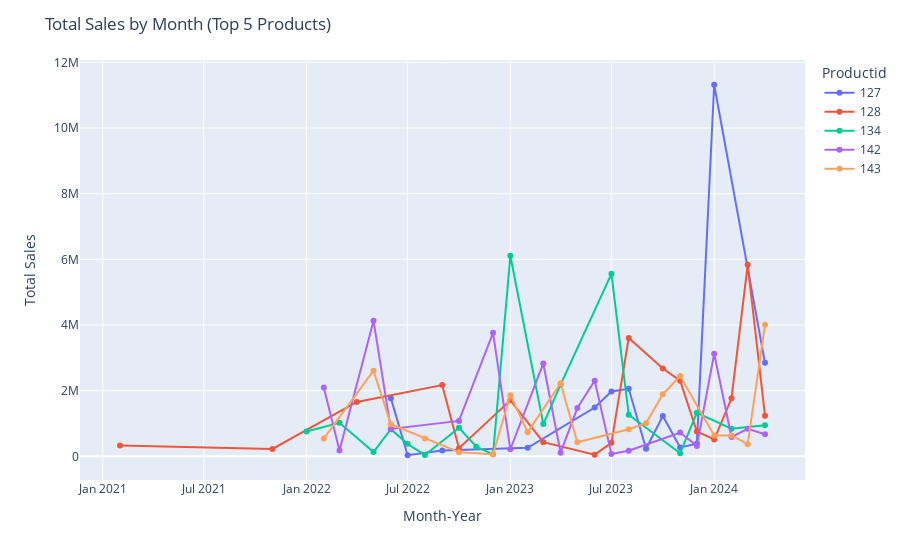

Notebook code for this chart:
### Markdown cell above
### Top 5 products sold through time

### Code cell
# Calculate total units sold by each Productid across all months
total_sales = sales_aggregated.groupby('Productid')['TotalSales'].sum()

# Get top 5 Productid by total units sold
top_5_products = total_sales.nlargest(5).index

# Filter to only include data for the top 5 products
df_top_5 = sales_aggregated[sales_aggregated['Productid'].isin(top_5_products)]

fig = px.line(
    df_top_5,
    x="YearMonth",
    y="TotalSales",
    color="Productid",
    markers=True,
    hover_data=product_data
)

# Customize layout
fig.update_layout(
    title="Total Sales by Month (Top 5 Products)",
    xaxis_title="Month-Year",
    yaxis_title="Total Sales",
    hovermode="closest"
)

fig.show()

### Figure 1 — Plotly figure (JSON) as saved in the notebook; plotly's stock layout.template omitted (floating-point values rounded to 4 significant figures; data arrays with more than 128 entries replaced by an {"elided": "..."} marker saying what was removed)
{"data": [{"customdata": [[21, 15.31, 127, "Lehanga", "Bridal", "Net", "Zariwork"], [2, 0.2385, 127, "Lehanga", "Bridal", "Net", "Zariwork"], [11, 1.976, 127, "Lehanga", "Bridal", "Net", "Zariwork"], [2, 2.05, 127, "Lehanga", "Bridal", "Net", "Zariwork"], [13, 6.766, 127, "Lehanga", "Bridal", "Net", "Zariwork"], [33, 8.013, 127, "Lehanga", "Bridal", "Net", "Zariwork"], [57, 10.29, 127, "Lehanga", "Bridal", "Net", "Zariwork"], [2, 1.011, 127, "Lehanga", "Bridal", "Net", "Zariwork"], [76, 5.234, 127, "Lehanga", "Bridal", "Net", "Zariwork"], [4, 0.6475, 127, "Lehanga", "Bridal", "Net", "Zariwork"], [3, 0.8624, 127, "Lehanga", "Bridal", "Net", "Zariwork"], [76, 23.16, 127, "Lehanga", "Bridal", "Net", "Zariwork"], [27, 4.612, 127, "Lehanga", "Bridal", "Net", "Zariwork"]], "hovertemplate": "Productid=%{customdata[2]}<br>TotalSales=%{y}<br>TotalUnitsSold=%{customdata[0]}<br>SalesPercentage=%{customdata[1]}<br>ProductCategory=%{customdata[3]}<br>Occasion=%{customdata[4]}<br>Material=%{customdata[5]}<br>Karigari=%{customdata[6]}<extra></extra>", "legendgroup": "127", "line": {"color": "#636efa", "dash": "solid"}, "marker": {"symbol": "circle"}, "mode": "lines+markers", "name": "127", "orientation": "v", "showlegend": true, "type": "scatter", "x": ["2022-06", "2022-07", "2022-09", "2023-02", "2023-06", "2023-07", "2023-08", "2023-09", "2023-10", "2023-11", "2023-12", "2024-01", "2024-04"], "xaxis": "x", "y": [1771665, 32244, 177342, 259861, 1486758, 1973408, 2056332, 228732, 1225272, 269217, 382200, 11317664, 2848092], "yaxis": "y"}, {"customdata": [[6, 85.08, 128, "Lehanga", "Bridal", "Net", "Threadwork"], [2, 17.7, 128, "Lehanga", "Bridal", "Net", "Threadwork"], [30, 18.0, 128, "Lehanga", "Bridal", "Net", "Threadwork"], [12, 24.17, 128, "Lehanga", "Bridal", "Net", "Threadwork"], [5, 1.974, 128, "Lehanga", "Bridal", "Net", "Threadwork"], [17, 6.575, 128, "Lehanga", "Bridal", "Net", "Threadwork"], [3, 1.378, 128, "Lehanga", "Bridal", "Net", "Threadwork"], [2, 0.2254, 128, "Lehanga", "Bridal", "Net", "Threadwork"], [4, 1.669, 128, "Lehanga", "Bridal", "Net", "Threadwork"], [26, 18.04, 128, "Lehanga", "Bridal", "Net", "Threadwork"], [23, 11.42, 128, "Lehanga", "Bridal", "Net", "Threadwork"], [16, 5.535, 128, "Lehanga", "Bridal", "Net", "Threadwork"], [15, 1.706, 128, "Lehanga", "Bridal", "Net", "Threadwork"], [8, 1.047, 128, "Lehanga", "Bridal", "Net", "Threadwork"], [68, 3.718, 128, "Lehanga", "Bridal", "Net", "Threadwork"], [43, 11.45, 128, "Lehanga", "Bridal", "Net", "Threadwork"], [12, 2.005, 128, "Lehanga", "Bridal", "Net", "Threadwork"]], "hovertemplate": "Productid=%{customdata[2]}<br>TotalSales=%{y}<br>TotalUnitsSold=%{customdata[0]}<br>SalesPercentage=%{customdata[1]}<br>ProductCategory=%{customdata[3]}<br>Occasion=%{customdata[4]}<br>Material=%{customdata[5]}<br>Karigari=%{customdata[6]}<extra></extra>", "legendgroup": "128", "line": {"color": "#EF553B", "dash": "solid"}, "marker": {"symbol": "circle"}, "mode": "lines+markers", "name": "128", "orientation": "v", "showlegend": true, "type": "scatter", "x": ["2021-02", "2021-11", "2022-04", "2022-09", "2022-10", "2023-01", "2023-03", "2023-06", "2023-07", "2023-08", "2023-10", "2023-11", "2023-12", "2024-01", "2024-02", "2024-03", "2024-04"], "xaxis": "x", "y": [330840, 223574, 1654200, 2168544, 245320, 1704505, 430987, 49520, 410944, 3606848, 2673301, 2301419, 756219, 511522, 1764896, 5834448, 1238331], "yaxis": "y"}, {"customdata": [[4, 13.55, 134, "Lehanga", "Reception", "Net", "Threadwork"], [12, 13.22, 134, "Lehanga", "Reception", "Net", "Threadwork"], [4, 0.837, 134, "Lehanga", "Reception", "Net", "Threadwork"], [14, 7.127, 134, "Lehanga", "Reception", "Net", "Threadwork"], [2, 2.804, 134, "Lehanga", "Reception", "Net", "Threadwork"], [1, 0.5185, 134, "Lehanga", "Reception", "Net", "Threadwork"], [10, 6.991, 134, "Lehanga", "Reception", "Net", "Threadwork"], [9, 3.578, 134, "Lehanga", "Reception", "Net", "Threadwork"], [1, 0.2924, 134, "Lehanga", "Reception", "Net", "Threadwork"], [36, 23.56, 134, "Lehanga", "Reception", "Net", "Threadwork"], [6, 3.135, 134, "Lehanga", "Reception", "Net", "Threadwork"], [44, 6.92, 134, "Lehanga", "Reception", "Net", "Threadwork"], [55, 22.56, 134, "Lehanga", "Reception", "Net", "Threadwork"], [13, 6.336, 134, "Lehanga", "Reception", "Net", "Threadwork"], [1, 0.2284, 134, "Lehanga", "Reception", "Net", "Threadwork"], [32, 2.986, 134, "Lehanga", "Reception", "Net", "Threadwork"], [21, 1.775, 134, "Lehanga", "Reception", "Net", "Threadwork"], [5, 1.535, 134, "Lehanga", "Reception", "Net", "Threadwork"]], "hovertemplate": "Productid=%{customdata[2]}<br>TotalSales=%{y}<br>TotalUnitsSold=%{customdata[0]}<br>SalesPercentage=%{customdata[1]}<br>ProductCategory=%{customdata[3]}<br>Occasion=%{customdata[4]}<br>Material=%{customdata[5]}<br>Karigari=%{customdata[6]}<extra></extra>", "legendgroup": "134", "line": {"color": "#00cc96", "dash": "solid"}, "marker": {"symbol": "circle"}, "mode": "lines+markers", "name": "134", "orientation": "v", "showlegend": true, "type": "scatter", "x": ["2022-01", "2022-03", "2022-05", "2022-06", "2022-07", "2022-08", "2022-10", "2022-11", "2022-12", "2023-01", "2023-03", "2023-04", "2023-07", "2023-08", "2023-11", "2023-12", "2024-02", "2024-04"], "xaxis": "x", "y": [758248, 1019124, 130332, 824726, 379124, 40134, 868607, 293247, 58909, 6107102, 980393, 2181996, 5556928, 1266593, 94945, 1323373, 842814, 947810], "yaxis": "y"}, {"customdata": {"elided": "19x7 mixed values"}, "hovertemplate": "Productid=%{customdata[2]}<br>TotalSales=%{y}<br>TotalUnitsSold=%{customdata[0]}<br>SalesPercentage=%{customdata[1]}<br>ProductCategory=%{customdata[3]}<br>Occasion=%{customdata[4]}<br>Material=%{customdata[5]}<br>Karigari=%{customdata[6]}<extra></extra>", "legendgroup": "142", "line": {"color": "#ab63fa", "dash": "solid"}, "marker": {"symbol": "circle"}, "mode": "lines+markers", "name": "142", "orientation": "v", "showlegend": true, "type": "scatter", "x": ["2022-02", "2022-03", "2022-05", "2022-06", "2022-10", "2022-12", "2023-01", "2023-03", "2023-04", "2023-05", "2023-06", "2023-07", "2023-08", "2023-11", "2023-12", "2024-01", "2024-02", "2024-03", "2024-04"], "xaxis": "x", "y": [2096160, 179679, 4132477, 834009, 1078074, 3760125, 215450, 2828138, 109906, 1470433, 2299284, 73782, 170959, 724906, 317083, 3124025, 589868, 839649, 672693], "yaxis": "y"}, {"customdata": [[3, 6.588, 143, "Lehanga", "Haldi", "Silk", "Threadwork"], [14, 16.75, 143, "Lehanga", "Haldi", "Silk", "Threadwork"], [6, 8.457, 143, "Lehanga", "Haldi", "Silk", "Threadwork"], [3, 7.018, 143, "Lehanga", "Haldi", "Silk", "Threadwork"], [1, 1.023, 143, "Lehanga", "Haldi", "Silk", "Threadwork"], [1, 0.3201, 143, "Lehanga", "Haldi", "Silk", "Threadwork"], [10, 7.185, 143, "Lehanga", "Haldi", "Silk", "Threadwork"], [5, 5.805, 143, "Lehanga", "Haldi", "Silk", "Threadwork"], [19, 7.061, 143, "Lehanga", "Haldi", "Silk", "Threadwork"], [8, 2.905, 143, "Lehanga", "Haldi", "Silk", "Threadwork"], [50, 4.117, 143, "Lehanga", "Haldi", "Silk", "Threadwork"], [8, 4.464, 143, "Lehanga", "Haldi", "Silk", "Threadwork"], [23, 8.079, 143, "Lehanga", "Haldi", "Silk", "Threadwork"], [36, 5.876, 143, "Lehanga", "Haldi", "Silk", "Threadwork"], [5, 1.3, 143, "Lehanga", "Haldi", "Silk", "Threadwork"], [8, 1.336, 143, "Lehanga", "Haldi", "Silk", "Threadwork"], [2, 0.7242, 143, "Lehanga", "Haldi", "Silk", "Threadwork"], [23, 6.483, 143, "Lehanga", "Haldi", "Silk", "Threadwork"]], "hovertemplate": "Productid=%{customdata[2]}<br>TotalSales=%{y}<br>TotalUnitsSold=%{customdata[0]}<br>SalesPercentage=%{customdata[1]}<br>ProductCategory=%{customdata[3]}<br>Occasion=%{customdata[4]}<br>Material=%{customdata[5]}<br>Karigari=%{customdata[6]}<extra></extra>", "legendgroup": "143", "line": {"color": "#FFA15A", "dash": "solid"}, "marker": {"symbol": "circle"}, "mode": "lines+markers", "name": "143", "orientation": "v", "showlegend": true, "type": "scatter", "x": ["2022-02", "2022-05", "2022-06", "2022-08", "2022-10", "2022-12", "2023-01", "2023-02", "2023-04", "2023-05", "2023-08", "2023-09", "2023-10", "2023-11", "2024-01", "2024-02", "2024-03", "2024-04"], "xaxis": "x", "y": [543273, 2607584, 978618, 543273, 127127, 64485, 1862560, 735796, 2226464, 427306, 823039, 1009526, 1891455, 2443231, 635635, 634432, 369000, 4003470], "yaxis": "y"}], "layout": {"hovermode": "closest", "legend": {"title": {"text": "Productid"}, "tracegroupgap": 0}, "margin": {"t": 60}, "title": {"text": "Total Sales by Month (Top 5 Products)"}, "xaxis": {"anchor": "y", "domain": [0, 1], "title": {"text": "Month-Year"}}, "yaxis": {"anchor": "x", "domain": [0, 1], "title": {"text": "Total Sales"}}}}
